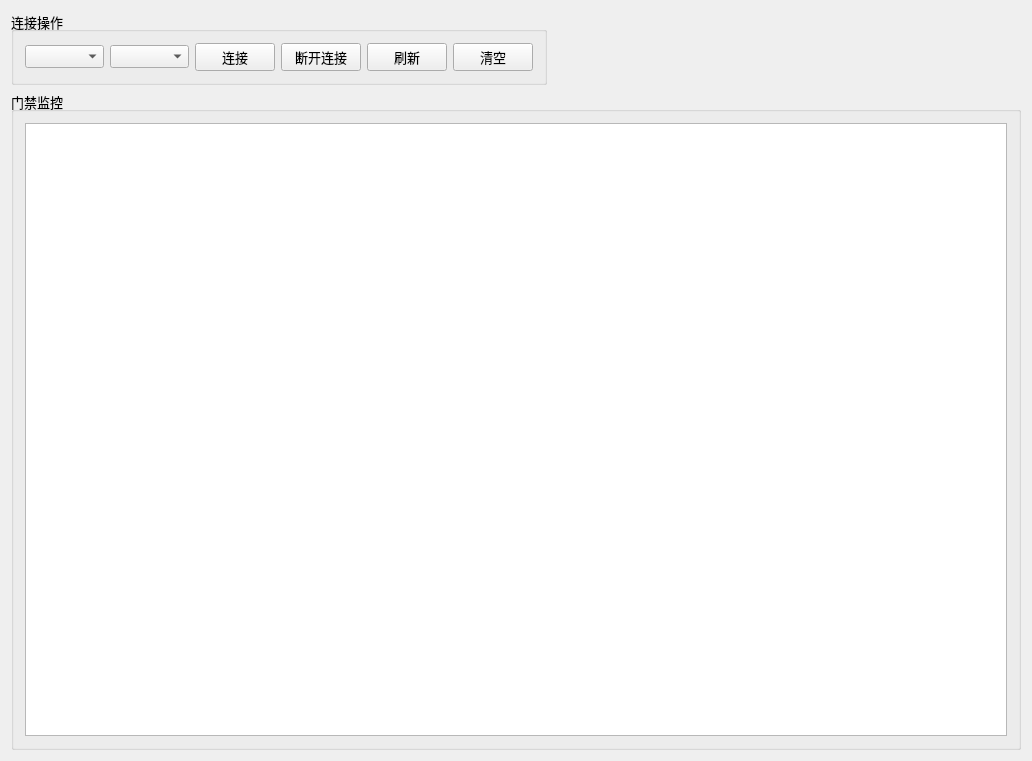
<?xml version="1.0" encoding="UTF-8"?>
<ui version="4.0">
 <class>MainWindow</class>
 <widget class="QMainWindow" name="MainWindow">
  <property name="geometry">
   <rect>
    <x>0</x>
    <y>0</y>
    <width>1032</width>
    <height>761</height>
   </rect>
  </property>
  <property name="windowTitle">
   <string>MainWindow</string>
  </property>
  <widget class="QWidget" name="centralWidget">
   <layout class="QVBoxLayout" name="verticalLayout">
    <item>
     <layout class="QHBoxLayout" name="horizontalLayout_5">
      <item>
       <widget class="QGroupBox" name="groupBox">
        <property name="minimumSize">
         <size>
          <width>380</width>
          <height>61</height>
         </size>
        </property>
        <property name="font">
         <font>
          <family>Times New Roman</family>
          <pointsize>10</pointsize>
         </font>
        </property>
        <property name="title">
         <string>连接操作</string>
        </property>
        <layout class="QHBoxLayout" name="horizontalLayout_4">
         <item>
          <layout class="QHBoxLayout" name="horizontalLayout_2">
           <item>
            <widget class="QComboBox" name="serialNameBox">
             <property name="font">
              <font>
               <family>Times New Roman</family>
               <pointsize>10</pointsize>
              </font>
             </property>
            </widget>
           </item>
           <item>
            <widget class="QComboBox" name="baudRateBox">
             <property name="minimumSize">
              <size>
               <width>0</width>
               <height>23</height>
              </size>
             </property>
             <property name="font">
              <font>
               <family>Times New Roman</family>
               <pointsize>10</pointsize>
              </font>
             </property>
            </widget>
           </item>
          </layout>
         </item>
         <item>
          <layout class="QHBoxLayout" name="horizontalLayout_3">
           <item>
            <widget class="QPushButton" name="btn_connect">
             <property name="minimumSize">
              <size>
               <width>0</width>
               <height>23</height>
              </size>
             </property>
             <property name="font">
              <font>
               <family>Times New Roman</family>
               <pointsize>10</pointsize>
              </font>
             </property>
             <property name="text">
              <string>连接</string>
             </property>
            </widget>
           </item>
           <item>
            <widget class="QPushButton" name="btn_disconnect">
             <property name="minimumSize">
              <size>
               <width>66</width>
               <height>0</height>
              </size>
             </property>
             <property name="font">
              <font>
               <family>Times New Roman</family>
               <pointsize>10</pointsize>
              </font>
             </property>
             <property name="text">
              <string>断开连接</string>
             </property>
            </widget>
           </item>
           <item>
            <widget class="QPushButton" name="btn_refresh">
             <property name="font">
              <font>
               <family>Times New Roman</family>
               <pointsize>10</pointsize>
              </font>
             </property>
             <property name="text">
              <string>刷新</string>
             </property>
            </widget>
           </item>
           <item>
            <widget class="QPushButton" name="btn_clear">
             <property name="text">
              <string>清空</string>
             </property>
            </widget>
           </item>
          </layout>
         </item>
        </layout>
       </widget>
      </item>
      <item>
       <spacer name="horizontalSpacer">
        <property name="font">
         <font>
          <family>Times New Roman</family>
          <pointsize>10</pointsize>
         </font>
        </property>
        <property name="orientation">
         <enum>Qt::Horizontal</enum>
        </property>
        <property name="sizeHint" stdset="0">
         <size>
          <width>40</width>
          <height>20</height>
         </size>
        </property>
       </spacer>
      </item>
     </layout>
    </item>
    <item>
     <widget class="QGroupBox" name="groupBox_2">
      <property name="font">
       <font>
        <family>Times New Roman</family>
        <pointsize>10</pointsize>
       </font>
      </property>
      <property name="title">
       <string>门禁监控</string>
      </property>
      <layout class="QHBoxLayout" name="horizontalLayout">
       <item>
        <widget class="QTableView" name="tableView">
         <property name="font">
          <font>
           <family>Times New Roman</family>
           <pointsize>10</pointsize>
          </font>
         </property>
        </widget>
       </item>
      </layout>
     </widget>
    </item>
   </layout>
  </widget>
 </widget>
 <layoutdefault spacing="6" margin="11"/>
 <resources/>
 <connections/>
</ui>
